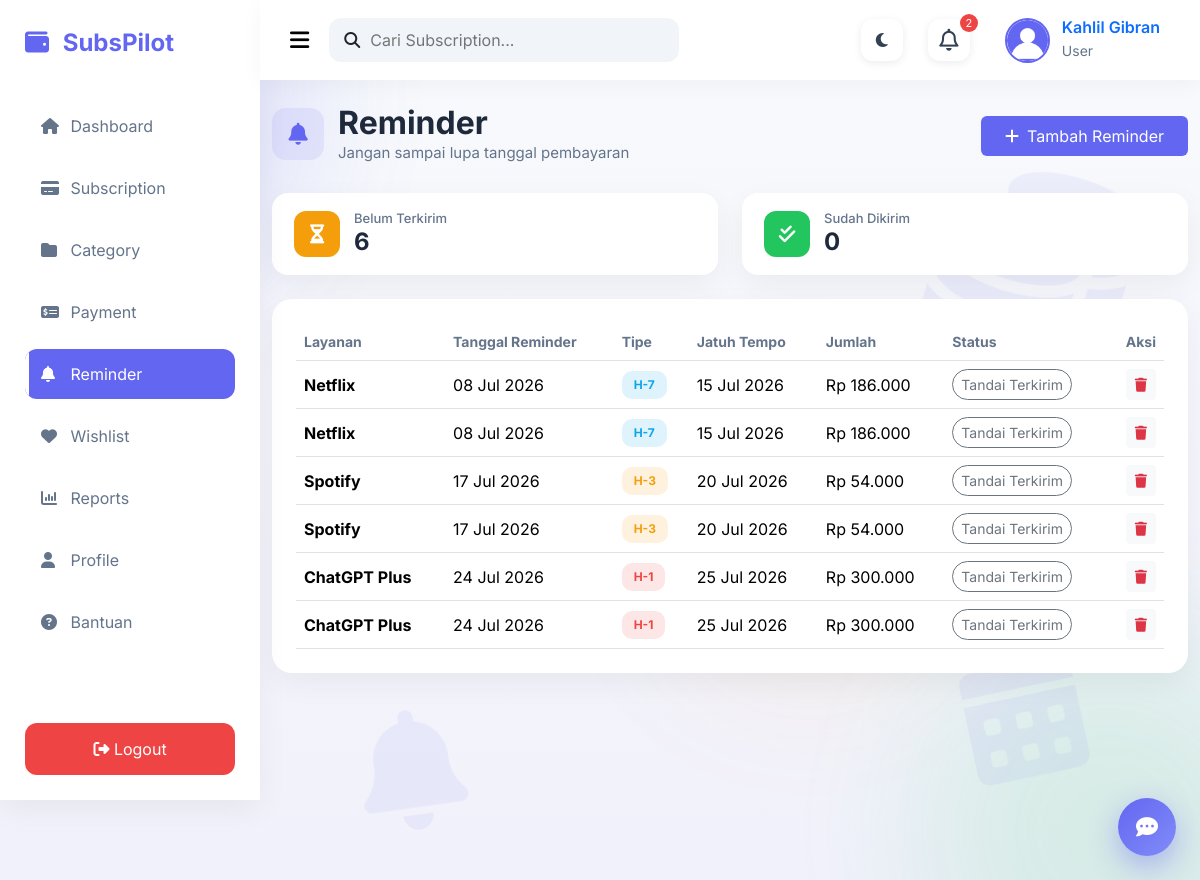
Page /reminder/index.php (signed in) on the committed database.
### tables this page shows
CREATE TABLE `reminders` (
  `id` int(11) NOT NULL,
  `subscription_id` int(11) NOT NULL,
  `reminder_date` date DEFAULT NULL,
  `reminder_type` enum('H-7','H-3','H-1','Today') DEFAULT NULL,
  `is_sent` tinyint(1) DEFAULT 0,
  `created_at` timestamp NOT NULL DEFAULT current_timestamp()
);

CREATE TABLE `subscriptions` (
  `id` int(11) NOT NULL,
  `user_id` int(11) NOT NULL,
  `category_id` int(11) DEFAULT NULL,
  `payment_method_id` int(11) DEFAULT NULL,
  `service_name` varchar(100) NOT NULL,
  `logo` varchar(255) DEFAULT 'default.png',
  `amount` decimal(10,2) NOT NULL,
  `currency` varchar(10) DEFAULT 'IDR',
  `billing_cycle` enum('Weekly','Monthly','Quarterly','Yearly') DEFAULT 'Monthly',
  `start_date` date DEFAULT NULL,
  `next_payment` date DEFAULT NULL,
  `auto_renew` tinyint(1) DEFAULT 1,
  `status` enum('Active','Cancelled','Paused') DEFAULT 'Active',
  `note` text DEFAULT NULL,
  `created_at` timestamp NOT NULL DEFAULT current_timestamp(),
  `updated_at` timestamp NOT NULL DEFAULT current_timestamp() ON UPDATE current_timestamp()
);

### reminder/index.php (the view, shortened to what this page needs)
<?php
$db = new Database();
$conn = $db->connect();
$userId = $_SESSION['user_id'];
$stmt = $conn->prepare("
    SELECT r.*, s.service_name, s.next_payment, s.amount
    FROM reminders r
    JOIN subscriptions s ON s.id = r.subscription_id
    WHERE s.user_id = ?
    ORDER BY r.is_sent ASC, r.reminder_date ASC
");
$stmt->execute([$userId]);
$reminders = $stmt->fetchAll();
$pending = array_filter($reminders, fn($r) => !$r['is_sent']);
$done = array_filter($reminders, fn($r) => $r['is_sent']);
$typeColor = [
    'H-7' => '#0EA5E9',
    'H-3' => '#F59E0B',
    'H-1' => '#EF4444',
    'Today' => '#EF4444',
];
include "../templates/header.php";
include "../templates/sidebar.php";
include "../templates/navbar.php";
?>
<div class="main-content">
<div class="container-fluid py-4">
    <div class="d-flex flex-wrap justify-content-between align-items-center gap-3 mb-4">
        <div class="page-heading">
            <div class="page-icon"><i class="fa-solid fa-bell"></i></div>
            <div>
                <h2 class="title mb-0">Reminder</h2>
                <p class="subtitle mb-0">Jangan sampai lupa tanggal pembayaran</p>
            </div>
        </div>
        <button class="btn btn-primary px-4 py-2" data-bs-toggle="modal" data-bs-target="#addModal">
            <i class="fa-solid fa-plus me-2"></i>Tambah Reminder
        </button>
    </div>
    <div class="row mb-2">
        <div class="col-md-6 mb-3">
            <div class="stat-pill fade-up">
                <div class="stat-icon" style="background:#F59E0B;"><i class="fa-solid fa-hourglass-half"></i></div>
                <div>
                    <h6>Belum Terkirim</h6>
                    <h4><?= count($pending) ?></h4>
                </div>
            </div>
        </div>
        <div class="col-md-6 mb-3">
            <div class="stat-pill fade-up d1">
                <div class="stat-icon" style="background:#22C55E;"><i class="fa-solid fa-check-double"></i></div>
                <div>
                    <h6>Sudah Dikirim</h6>
                    <h4><?= count($done) ?></h4>
                </div>
            </div>
        </div>
    </div>
    <div class="content-card p-4 fade-up d2">
        <?php if (count($reminders) > 0): ?>
        <div class="table-responsive">
        <table class="table table-hover align-middle">
            <thead>
                <tr>
                    <th>Layanan</th>
                    <th>Tanggal Reminder</th>
                    <th>Tipe</th>
                    <th>Jatuh Tempo</th>
                    <th>Jumlah</th>
                    <th>Status</th>
                    <th class="text-end">Aksi</th>
                </tr>
            </thead>
            <tbody>
                <?php foreach ($reminders as $r): ?>
                <tr>
                    <td><strong><?= htmlspecialchars($r['service_name']) ?></strong></td>
                    <td><?= date('d M Y', strtotime($r['reminder_date'])) ?></td>
                    <td>
                        <span class="badge" style="background:<?= $typeColor[$r['reminder_type']] ?? '#94A3B8' ?>22;color:<?= $typeColor[$r['reminder_type']] ?? '#64748B' ?>;">
                            <?= htmlspecialchars($r['reminder_type']) ?>
                        </span>
                    </td>
                    <td><?= $r['next_payment'] ? date('d M Y', strtotime($r['next_payment'])) : '-' ?></td>
                    <td>Rp <?= number_format($r['amount'], 0, ',', '.') ?></td>
                    <td>
                        <form action="process.php" method="POST">
                            <button class="btn btn-sm <?= $r['is_sent'] ? 'btn-success' : 'btn-outline-secondary' ?> rounded-pill">
                                <?= $r['is_sent'] ? 'Terkirim' : 'Tandai Terkirim' ?>
                            </button>
                        </form>
                    </td>
                    <td class="text-end">
                        <form action="process.php" method="POST" class="d-inline confirm-delete" data-confirm="Hapus reminder ini?">
                            <button class="btn btn-sm btn-light"><i class="fa-solid fa-trash text-danger"></i></button>
                        </form>
                    </td>
                </tr>
                <?php endforeach; ?>
            </tbody>
        </table>
        </div>
        <?php endif; ?>
    </div>
</div>
</div>
<?php include "../templates/footer.php"; ?>

### assets/css/dashboard.css (style rules this page uses)
* { margin:0; padding:0; box-sizing:border-box; font-family:'Inter',sans-serif; }
body { background:#F8FAFC; }
:root { --primary:#6366F1; --success:#22C55E; --warning:#F59E0B; --danger:#EF4444; --dark:#1E293B; --white:#FFFFFF; --background:#F8FAFC; --border:#E5E7EB; --fs-h1:32px; --fs-h2:24px; --fs-h3:20px; --fs-body:15px; --fs-small:13px; }
.title { font-size:28px; font-weight:700; color:#1E293B; }
.subtitle { color:#64748B; }
.btn-primary { background:var(--primary); border:none; }
.main-content { margin-left:260px; min-height:100vh; background:#F8FAFC; }
.page-heading { display:flex; align-items:center; gap:14px; margin-bottom:4px; }
.page-heading .page-icon { width:52px; height:52px; border-radius:14px; background:rgba(99,102,241,.1); color:#6366F1; display:flex; align-items:center; justify-content:center; font-size:22px; }
.content-card { background:#fff; border-radius:20px; box-shadow:0 10px 30px rgba(0,0,0,.05); border:none; }
.stat-pill { background:#fff; border-radius:16px; padding:18px 22px; box-shadow:0 10px 30px rgba(0,0,0,.05); display:flex; align-items:center; gap:14px; }
.stat-pill .stat-icon { width:46px; height:46px; border-radius:12px; display:flex; align-items:center; justify-content:center; font-size:19px; color:#fff; }
.stat-pill h6 { color:#64748B; font-size:13px; margin-bottom:2px; }
.stat-pill h4 { font-weight:700; margin:0; color:#1E293B; }

### assets/css/style.css (style rules this page uses)
.main-content { min-height:100vh; background:#f8fafc; }
.title { font-size:var(--fs-h1, 32px); font-weight:700; color:#1e293b; }
.subtitle { color:#64748b; font-size:var(--fs-body, 16px); }
.table { margin-bottom:0; }
.table th { color:#64748b; font-size:14px; }
.table td { vertical-align:middle; }
.badge { padding:8px 12px; border-radius:10px; font-size:12px; }

### assets/css/animations.css (style rules this page uses)
.main-content .title, .main-content .subtitle { animation:fadeInUp .45s ease both; }
.main-content .subtitle { animation-delay:.05s; }
.fade-up { opacity:0; animation:fadeInUp .5s ease forwards; }
.fade-up.d1 { animation-delay:.05s; }
.fade-up.d2 { animation-delay:.1s; }
.dashboard-card, .card, .stat-card, .content-card { transition:transform .3s ease, box-shadow .3s ease; }
.btn { transition:transform .2s ease, box-shadow .2s ease, filter .2s ease; position:relative; overflow:hidden; }
.table tbody tr { animation:fadeIn .35s ease both; transition:background .2s ease; }
.badge { transition:transform .2s ease; }

### assets/css/extra.css (style rules this page uses)
body { background:linear-gradient(180deg,#F8FAFC 0%,#F1F1FB 100%); }
.main-content { background:transparent !important; position:relative; }
.navbar-custom, .main-content { transition:margin-left .3s ease; }

### rows in the picture
reminders: subscription.service_name "Netflix", reminder_date "08 Jul 2026", reminder_type "H-7", subscription.next_payment "15 Jul 2026", subscription.amount "186.000", is_sent "Tandai Terkirim"
reminders: subscription.service_name "Netflix", reminder_date "08 Jul 2026", reminder_type "H-7", subscription.next_payment "15 Jul 2026", subscription.amount "186.000", is_sent "Tandai Terkirim"
reminders: subscription.service_name "Spotify", reminder_date "17 Jul 2026", reminder_type "H-3", subscription.next_payment "20 Jul 2026", subscription.amount "54.000", is_sent "Tandai Terkirim"
reminders: subscription.service_name "Spotify", reminder_date "17 Jul 2026", reminder_type "H-3", subscription.next_payment "20 Jul 2026", subscription.amount "54.000", is_sent "Tandai Terkirim"
reminders: subscription.service_name "ChatGPT Plus", reminder_date "24 Jul 2026", reminder_type "H-1", subscription.next_payment "25 Jul 2026", subscription.amount "300.000", is_sent "Tandai Terkirim"
reminders: subscription.service_name "ChatGPT Plus", reminder_date "24 Jul 2026", reminder_type "H-1", subscription.next_payment "25 Jul 2026", subscription.amount "300.000", is_sent "Tandai Terkirim"

### other values in the picture
count($__notifItems) "2"
$_SESSION['fullname'] "Kahlil Gibran"
$_SESSION['role'] "User"
count($pending) "6"
count($done) "0"
